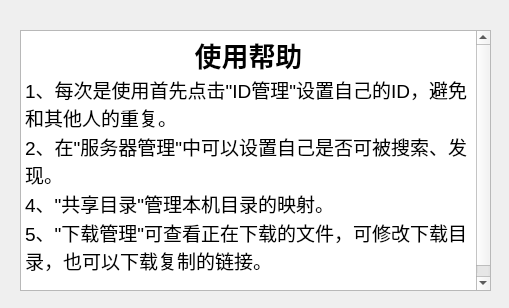
<?xml version="1.0" encoding="UTF-8"?>
<ui version="4.0">
 <class>HelpManager</class>
 <widget class="QWidget" name="HelpManager">
  <property name="geometry">
   <rect>
    <x>0</x>
    <y>0</y>
    <width>509</width>
    <height>308</height>
   </rect>
  </property>
  <property name="windowTitle">
   <string>Form</string>
  </property>
  <widget class="QTextBrowser" name="textBrowser">
   <property name="geometry">
    <rect>
     <x>20</x>
     <y>30</y>
     <width>471</width>
     <height>261</height>
    </rect>
   </property>
   <property name="html">
    <string>&lt;!DOCTYPE HTML PUBLIC &quot;-//W3C//DTD HTML 4.0//EN&quot; &quot;http://www.w3.org/TR/REC-html40/strict.dtd&quot;&gt;
&lt;html&gt;&lt;head&gt;&lt;meta name=&quot;qrichtext&quot; content=&quot;1&quot; /&gt;&lt;style type=&quot;text/css&quot;&gt;
p, li { white-space: pre-wrap; }
&lt;/style&gt;&lt;/head&gt;&lt;body style=&quot; font-family:'SimSun'; font-size:9pt; font-weight:400; font-style:normal;&quot;&gt;
&lt;p align=&quot;center&quot; style=&quot; margin-top:0px; margin-bottom:0px; margin-left:0px; margin-right:0px; -qt-block-indent:0; text-indent:0px;&quot;&gt;&lt;span style=&quot; font-size:20pt; font-weight:600;&quot;&gt;使用帮助&lt;/span&gt;&lt;/p&gt;
&lt;p style=&quot; margin-top:0px; margin-bottom:0px; margin-left:0px; margin-right:0px; -qt-block-indent:0; text-indent:0px;&quot;&gt;&lt;span style=&quot; font-size:14pt;&quot;&gt;1、每次是使用首先点击&amp;quot;ID管理&amp;quot;设置自己的ID，避免和其他人的重复。&lt;/span&gt;&lt;/p&gt;
&lt;p style=&quot; margin-top:0px; margin-bottom:0px; margin-left:0px; margin-right:0px; -qt-block-indent:0; text-indent:0px;&quot;&gt;&lt;span style=&quot; font-size:14pt;&quot;&gt;2、在&amp;quot;服务器管理&amp;quot;中可以设置自己是否可被搜索、发现。&lt;/span&gt;&lt;/p&gt;
&lt;p style=&quot; margin-top:0px; margin-bottom:0px; margin-left:0px; margin-right:0px; -qt-block-indent:0; text-indent:0px;&quot;&gt;&lt;span style=&quot; font-size:14pt;&quot;&gt;4、&amp;quot;共享目录&amp;quot;管理本机目录的映射。&lt;/span&gt;&lt;/p&gt;
&lt;p style=&quot; margin-top:0px; margin-bottom:0px; margin-left:0px; margin-right:0px; -qt-block-indent:0; text-indent:0px;&quot;&gt;&lt;span style=&quot; font-size:14pt;&quot;&gt;5、&amp;quot;下载管理&amp;quot;可查看正在下载的文件，可修改下载目录，也可以下载复制的链接。&lt;/span&gt;&lt;/p&gt;
&lt;p style=&quot;-qt-paragraph-type:empty; margin-top:0px; margin-bottom:0px; margin-left:0px; margin-right:0px; -qt-block-indent:0; text-indent:0px; font-size:14pt;&quot;&gt;&lt;br /&gt;&lt;/p&gt;&lt;/body&gt;&lt;/html&gt;</string>
   </property>
  </widget>
 </widget>
 <resources/>
 <connections/>
</ui>
